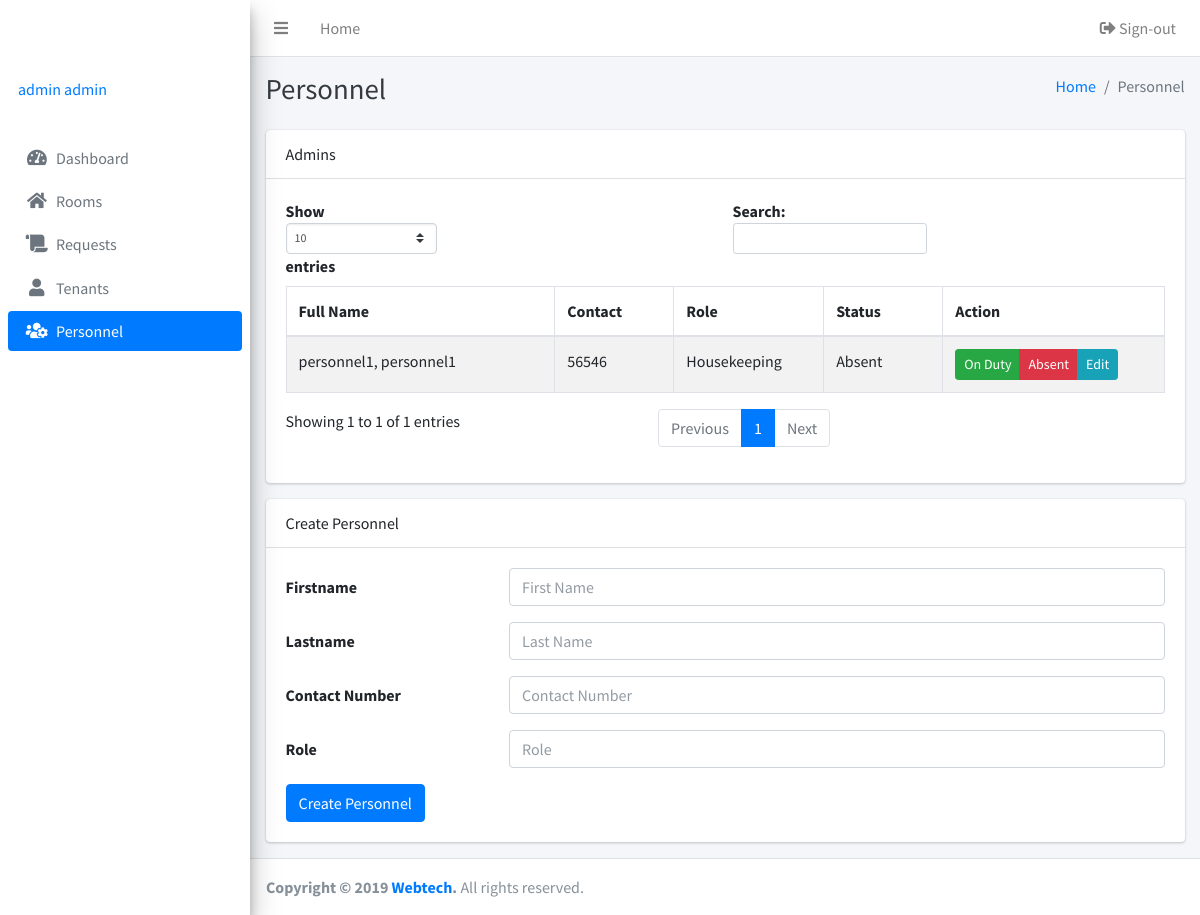
Page /users.php (signed in) on the committed database.
### tables this page shows
CREATE TABLE IF NOT EXISTS `personnel` (
  `id` int(255) NOT NULL AUTO_INCREMENT,
  `firstname` varchar(255) NOT NULL,
  `lastname` varchar(255) NOT NULL,
  `contact` int(255) NOT NULL,
  `role` varchar(255) NOT NULL,
  `status` enum('On Duty','Absent') DEFAULT NULL,
  PRIMARY KEY (`id`)
);

### inc/session.php (called while the page is built, shortened)
<?php
	include 'inc/db.php';;
	if(isset($_SESSION['admin'])){
		$sql = mysqli_query($db, "SELECT * FROM admin where `username` = '".$_SESSION['admin']."'");
		$user = mysqli_fetch_assoc($sql);
	}
	else{
		header('location: login.php');
		exit();
	}
?>

### users.php (the view, shortened to what this page needs)
<?php
  include 'inc/session.php';
  include 'inc/header.php';
  include 'inc/db.php';
 ?>
<?php
$link = "Personnel";
?>
<body class="hold-transition sidebar-mini">
<div class="wrapper">
<?php include 'inc/navbar.php'; ?>
  <div class="content-wrapper">
    <div class="content-header">
      <div class="container-fluid">
        <div class="row mb-2">
          <div class="col-sm-6">
            <h1 class="m-0 text-dark">Personnel</h1>
          </div>
          <div class="col-sm-6">
            <ol class="breadcrumb float-sm-right">
              <li class="breadcrumb-item"><a href="#">Home</a></li>
              <li class="breadcrumb-item active">Personnel</li>
            </ol>
          </div>
        </div>
      </div>
    </div>
    <div class="content">
      <div class="container-fluid">
         <div class="row">
          <div class="col-12">
            <div class="card">
              <div class="card-header">
               Admins
              </div>
              <div class="card-body">
                <table class="table table-bordered table-striped display">
                  <thead>
                  <tr>
                    <th width="200">Full Name</th>
                    <th width="100">Contact</th>
                    <th width="100">Role</th>
                    <th width="100">Status</th>
                    <th width="100">Action</th>
                  </tr>
                  </thead>
                  <tbody>
                  <?php
                  $sql = mysqli_query($db, "SELECT * FROM personnel");
                  while ($row = mysqli_fetch_array($sql)) {
                        ?>
                  <tr>
                    <td><?php echo $row['lastname'];?>, <?php echo $row['firstname'];?></td>
                    <td><?php echo $row['contact'];?></td>
                    <td><?php echo $row['role'];?></td>
                    <td><?php echo $row['status'];?></td>
                    <td>
                       <div class="btn-group btn-group-sm">
                        <a href='personnelduty.php?id=<?php echo $row['id']; ?>' class="btn btn-success">On Duty</a>
                        <a href='personnelabsent.php?id=<?php echo $row['id']; ?>' class="btn btn-danger">Absent</a>
                         <a data-toggle='modal' data-target='#editpersonnel<?php echo $row['id']; ?>' href='#editpersonnel?id=<?php echo $row['id']; ?>' class="btn btn-info">Edit</a>
                      </div>
                    </td>
                  </tr>
                  <?php   } ?>
                  </tbody>
                </table>
              </div>
            </div>
          </div>
        </div>
         <div class="row">
          <div class="col-12">
            <div class="card">
              <div class="card-header">
               Create Personnel
              </div>
              <div class="card-body">
               <form class="form-horizontal" action="users.php" method="post" >
                  <div class="form-group row">
                    <label for="inputEmail3" class="col-sm-3 col-form-label">Firstname</label>
                    <div class="col-sm-9">
                      <input type="text" class="form-control" placeholder="First Name" name="firstname" required>
                    </div>
                  </div>
                  <div class="form-group row">
                    <label for="inputEmail3" class="col-sm-3 col-form-label">Lastname</label>
                    <div class="col-sm-9">
                      <input type="text" class="form-control" placeholder="Last Name" name="lastname" required>
                    </div>
                  </div>
                  <div class="form-group row">
                    <label for="inputEmail3" class="col-sm-3 col-form-label">Contact Number</label>
                    <div class="col-sm-9">
                      <input type="text" class="form-control" placeholder="Contact Number" name="contact" required>
                    </div>
                  </div>
                  <div class="form-group row">
                    <label for="inputEmail3" class="col-sm-3 col-form-label">Role</label>
                    <div class="col-sm-9">
                      <input type="text" class="form-control" placeholder="Role" name="role" required>
                    </div>
                  </div>
                  <button type="submit" class="btn btn-primary" name="submit">Create Personnel</button>
                  </form>
              </div>
            </div>
          </div>
        </div>
      </div>
    </div>
  </div>
  <?php include 'inc/footer.php'; ?>
</div>
</body>
</html>

### inc/navbar.php
<nav class="main-header navbar navbar-expand navbar-white navbar-light">
  <ul class="navbar-nav">
    <li class="nav-item">
      <a class="nav-link" data-widget="pushmenu" href="#"><i class="fas fa-bars"></i></a>
    </li>
    <li class="nav-item d-none d-sm-inline-block">
      <a href="index3.html" class="nav-link">Home</a>
    </li>
  </ul>
  <ul class="navbar-nav ml-auto">
    <li class="nav-item">
      <a class="nav-link" href="logout.php"><i class="nav-icon fas fa-sign-out-alt"></i> Sign-out</a>
    </li>
  </ul>
</nav>
<aside class="main-sidebar sidebar-gray elevation-4">
  <a href="index3.html" class="brand-link">
    <span class="brand-text font-weight-light">Imperfecto</span>
  </a>
  <div class="sidebar">
    <div class="user-panel mt-3 pb-3 mb-3 d-flex">
      <div class="info">
        <a href="#" class="d-block"><?php echo $user['firstname']. ' '.$user['lastname']; ?></a>
      </div>
    </div>
    <nav class="mt-2">
      <ul class="nav nav-pills nav-sidebar flex-column" data-widget="treeview" role="menu" data-accordion="false">
        <li class="nav-item">
          <a href="index.php" class="nav-link <?php if($link == 'Dashboard') {echo 'active';} ?>">
            <i class="nav-icon fas fa-tachometer-alt"></i>
            <p>
              Dashboard
            </p>
          </a>
        </li>
        <li class="nav-item">
          <a href="rooms.php" class="nav-link <?php if($link == 'Rooms') {echo 'active';} ?>">
            <i class="nav-icon fas fa-home"></i>
            <p>
              Rooms
            </p>
          </a>
        </li>
        <li class="nav-item">
          <a href="request.php" class="nav-link <?php if($link == 'Request') {echo 'active';} ?>">
            <i class="nav-icon fas fa-scroll"></i>
            <p>
              Requests
            </p>
          </a>
        </li>
        <li class="nav-item">
          <a href="tenants.php" class="nav-link <?php if($link == 'Tenants') {echo 'active';} ?>">
            <i class="nav-icon fas fa-user"></i>
            <p>
              Tenants
            </p>
          </a>
        </li>
        <li class="nav-item">
          <a href="users.php" class="nav-link <?php if($link == 'Personnel') {echo 'active';} ?>">
            <i class="nav-icon fas fa-users-cog"></i>
            <p>
              Personnel
            </p>
          </a>
        </li>
      </ul>
    </nav>
  </div>
</aside>

### inc/header.php (style rules this page uses)
p, h1, h2, h3, h4, h5, h6, label, td, dt, dd { user-select: none; -webkit-user-select: none; -khtml-user-select: none; -moz-user-select: none; -ms-user-select: none; }

### rows in the picture
personnel: lastname "personnel1", firstname "personnel1", contact "56546", role "Housekeeping", status "Absent"

### other values in the picture
$user['firstname'] "admin"
$user['lastname'] "admin"
